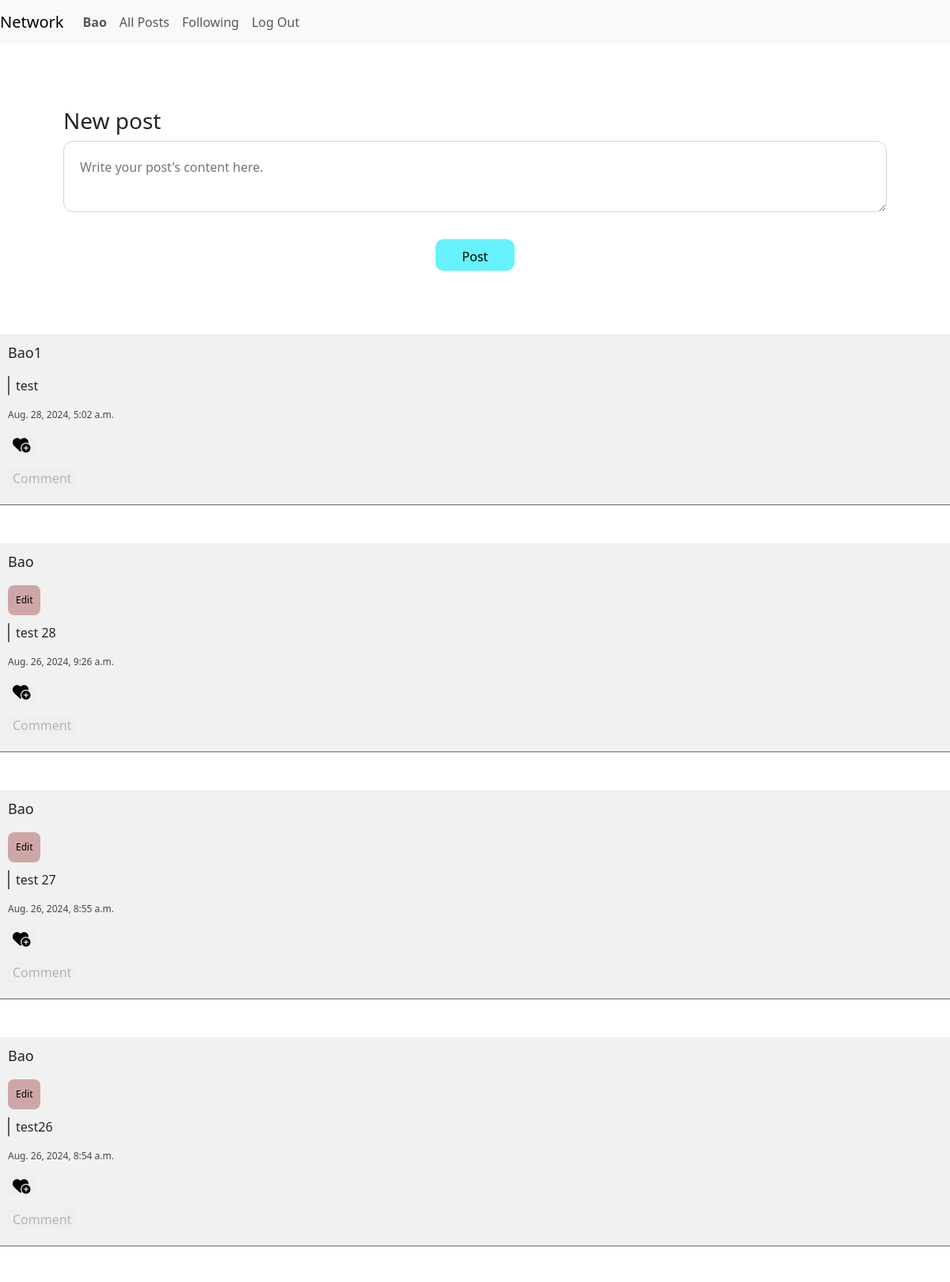
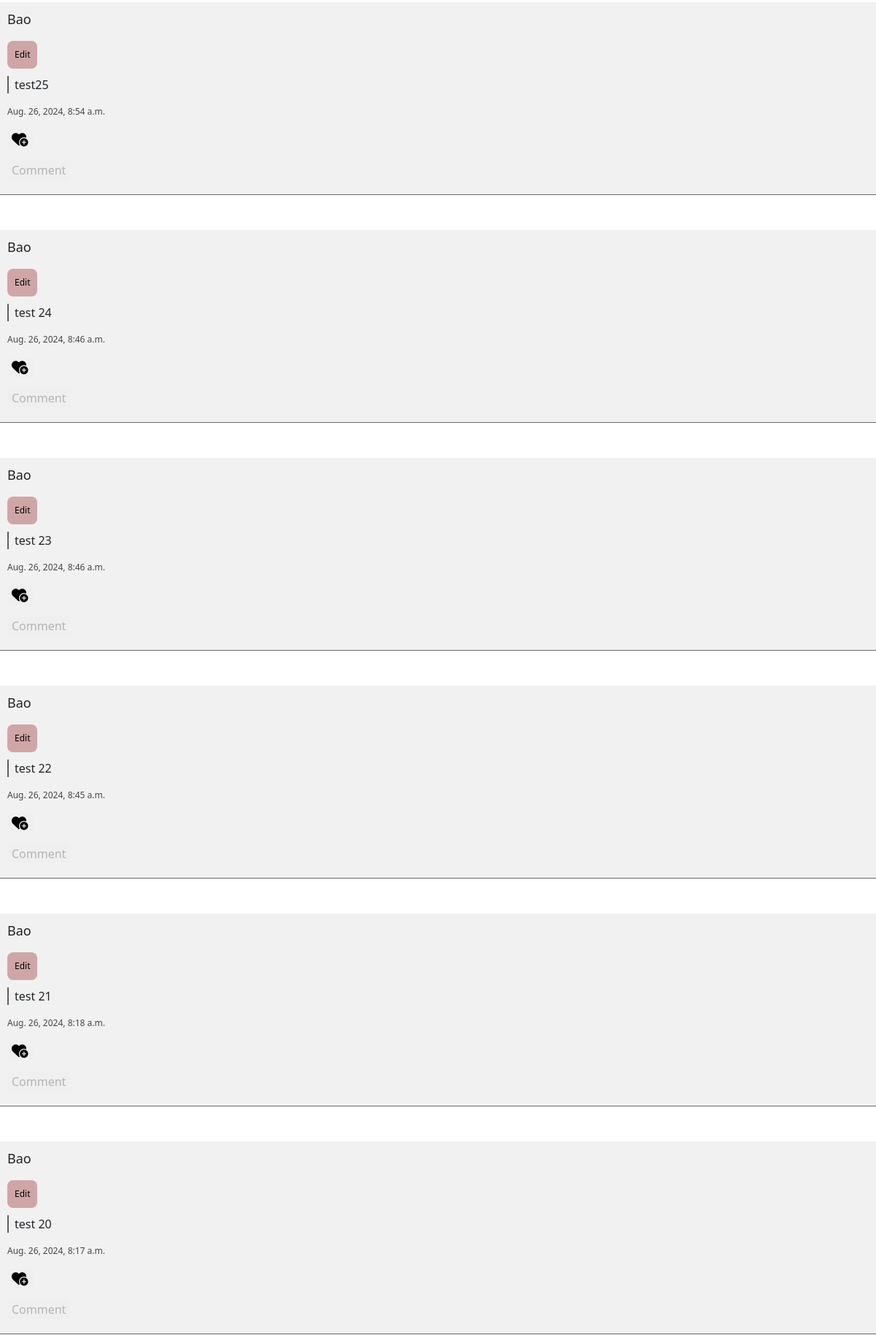
/ (signed in, upper part), run on the app's committed database (2 pictures, top to bottom).
### network/models.py (models this page shows, shortened)
class User(AbstractUser):
    following = models.ManyToManyField("User", blank=True, related_name="followers")

class Post(models.Model):
    user = models.ForeignKey(User, on_delete=models.CASCADE, related_name="posts")
    content = models.TextField()
    datetime = models.DateTimeField(auto_now_add=True)
    likes = models.IntegerField(default=0, validators=[MinValueValidator(0)]) # minimun value of this field is 0..

### network/views.py (the view)
# urls.py: path("", views.index, name="index"),
@login_required(login_url="login")
def index(request):
    posts = Post.objects.order_by("-datetime").all()
    return render(request, "network/index.html", {
        "posts": posts
    })

### network/templates/network/index.html (shortened to what this page needs)
{% extends "network/layout.html" %}
{% load static %}
{% block body %}
    {% if user.is_authenticated %}
    <div class="newPost">
        <h3>New post</h3>
        <form id="postForm">
            <textarea id="userPostContent" autocomplete="of" placeholder="Write your post's content here."></textarea>
            <button type="submit">Post</button>
        </form>
    </div>
    {% endif %}
     <div class="posts">
        {% for post in posts %}
            <div class="post">
                <div class="postsContent">
                    <a  class="nav-link" href="{% url 'view_user' post.user.id %}"> <p class="postUser">{{ post.user.username }} </p></a>
                    {% if user == post.user %}
                    <button class="editBtn">Edit</button>
                    {% endif %}
                    <p class="postContent">{{ post.content }}</p>
                    <p class="datetime"> {{ post.datetime }} </p>
                </div>
                <div class="postsBtn">
                    <button class="likeBtn">
                        <i class="fa-solid fa-heart-circle-plus fa-lg"></i>
                    </button>
                    <button class="commentBtn">Comment</button>
                </div>
            </div>
        {% endfor %}
     </div>
{% endblock %}

### network/templates/network/layout.html (shortened to what this page needs)
{% load static %}
<!DOCTYPE html>
<html lang="en">
    <head>
        <link href="https://cdn.jsdelivr.net/npm/bootstrap@5.3.3/dist/css/bootstrap.min.css" rel="stylesheet">
        <link href="{% static 'network/styles.css' %}" rel="stylesheet">
    </head>
    <body>
        <nav class="navbar navbar-expand-lg navbar-light bg-light">
            <a class="navbar-brand" href="{% url 'index' %}">Network</a>
            <div>
              <ul class="navbar-nav mr-auto">
                {% if user.is_authenticated %}
                    <li class="nav-item">
                        <a class="nav-link" href="{% url 'view_user' user.id %}"><strong>{{ user.username }}</strong></a>
                    </li>
                {% endif %}
                <li class="nav-item">
                  <a class="nav-link" href="{% url 'index' %}">All Posts</a>
                </li>
                {% if user.is_authenticated %}
                    <li class="nav-item">
                        <a class="nav-link" href="#">Following</a>
                    </li>
                    <li class="nav-item">
                        <a class="nav-link" href="{% url 'logout' %}">Log Out</a>
                    </li>
                {% endif %}
              </ul>
            </div>
          </nav>
        <div class="body">
            {% block body %}
            {% endblock %}
        </div>
    </body>
</html>

### network/static/network/styles.css (style rules this page uses)
body { margin: 0; }
.newPost { margin: 40px; padding: 40px; }
#postForm { display: flex; flex-direction: column; row-gap: 1.5rem; }
#userPostContent { padding: 20px; border: 1px solid #d3d3d3; border-radius: 12px; transition: 0.25s, 0.5s background-color ease-in-out; }
#postForm > button { width: 100px; height: 40px; padding: 10px; margin-top: 10px; border: none; border-radius: 10px; background-color: #66f2fc; margin-left: auto; margin-right: auto; transition: 0.25s, 0.5s background-color ease-in-out; vertical-align: middle; }
.posts { display: flex; flex-direction: column; row-gap: 3rem; }
.post { border-bottom: 1px solid rgb(104, 103, 103); padding: 10px; background-color: #f1f1f1; transition: 0.5s; }
.postUser { font-size: 18px; font-weight: 500; color: rgb(34, 34, 34); transition: 0.5s ease-in-out; }
.editBtn { font-size: 12px; border: none; background-color: #cfa6a6; padding: 10px; border-radius: 8px; transition: 0.25s, 0.5s background-color ease-in-out; }
.postContent { margin-top: 10px; margin-left: 0; border-left: 2px solid rgb(95, 95, 95); padding-left: 8px; }
.datetime { font-size: 12px; color: rgb(70, 70, 70); }
.postsBtn { display: flex; flex-direction: column; row-gap: 1rem; justify-content: left; }
.likeBtn { width: fit-content; margin-right: auto; border: none; }
.commentBtn { width: fit-content; border: none; color: rgba(151, 151, 151, 0.671); margin-right: auto; margin-bottom: 10px; transition: 0.5s; }

### data on the page
User: username "Bao"
Post: user.username "Bao1", content "test", datetime "Aug. 28, 2024, 5:02 a.m."
Post: user.username "Bao", shows "Edit", content "test 28", datetime "Aug. 26, 2024, 9:26 a.m."
Post: user.username "Bao", shows "Edit", content "test 27", datetime "Aug. 26, 2024, 8:55 a.m."
Post: user.username "Bao", shows "Edit", content "test26", datetime "Aug. 26, 2024, 8:54 a.m."
Post: user.username "Bao", shows "Edit", content "test25", datetime "Aug. 26, 2024, 8:54 a.m."
Post: user.username "Bao", shows "Edit", content "test 24", datetime "Aug. 26, 2024, 8:46 a.m."
Post: user.username "Bao", shows "Edit", content "test 23", datetime "Aug. 26, 2024, 8:46 a.m."
Post: user.username "Bao", shows "Edit", content "test 22", datetime "Aug. 26, 2024, 8:45 a.m."
Post: user.username "Bao", shows "Edit", content "test 21", datetime "Aug. 26, 2024, 8:18 a.m."
Post: user.username "Bao", shows "Edit", content "test 20", datetime "Aug. 26, 2024, 8:17 a.m."
